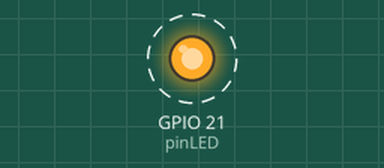
Recording of a program running on a simulated Raspberry Pi (BCM pin numbers). Shown: output pins drawn as LEDs (lit = HIGH). Dashed ring = blinking.

Above: at 0.5 s.
Timing chart, 0 to 4.6 s (numbered marks = the images above):
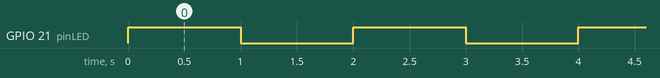

Measured:
- by itself, GPIO 21 (pinLED): alternates HIGH for 1.0 s and LOW for 1.0 s

The program:

LED_control.py
```python
# 控制 LED閃爍

import RPi.GPIO as GPIO
import time
pinLED = 21

GPIO.setmode(GPIO.BCM)
GPIO.setup(pinLED,GPIO.OUT)

try:
    while True:
        GPIO.output(pinLED,1)
        time.sleep(1)
        GPIO.output(pinLED,0)
        time.sleep(1)
except KeyboardInterrupt:
    pass

GPIO.cleanup()
```
